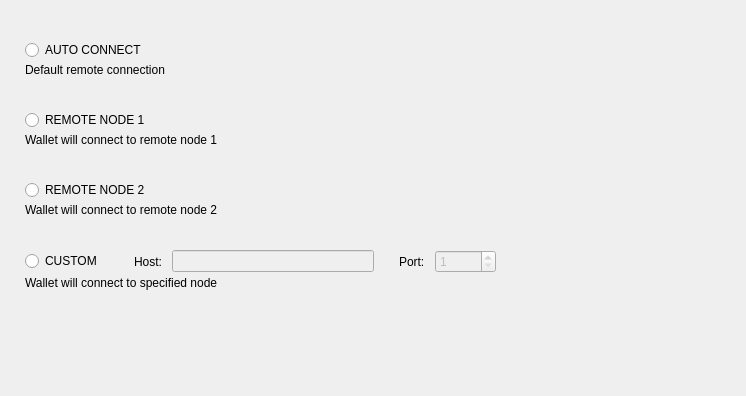
<?xml version="1.0" encoding="UTF-8"?>
<ui version="4.0">
 <class>ConnectionOptionsFrame</class>
 <widget class="QFrame" name="ConnectionOptionsFrame">
  <property name="geometry">
   <rect>
    <x>0</x>
    <y>0</y>
    <width>746</width>
    <height>396</height>
   </rect>
  </property>
  <property name="windowTitle">
   <string>Frame</string>
  </property>
  <property name="frameShape">
   <enum>QFrame::NoFrame</enum>
  </property>
  <property name="frameShadow">
   <enum>QFrame::Raised</enum>
  </property>
  <layout class="QVBoxLayout" name="verticalLayout_5">
   <property name="spacing">
    <number>0</number>
   </property>
   <property name="leftMargin">
    <number>25</number>
   </property>
   <property name="topMargin">
    <number>40</number>
   </property>
   <property name="rightMargin">
    <number>49</number>
   </property>
   <item>
    <widget class="QWidget" name="widget" native="true">
     <property name="sizePolicy">
      <sizepolicy hsizetype="Preferred" vsizetype="Fixed">
       <horstretch>0</horstretch>
       <verstretch>0</verstretch>
      </sizepolicy>
     </property>
     <property name="minimumSize">
      <size>
       <width>0</width>
       <height>70</height>
      </size>
     </property>
     <property name="maximumSize">
      <size>
       <width>16777215</width>
       <height>70</height>
      </size>
     </property>
     <layout class="QVBoxLayout" name="verticalLayout" stretch="0,1">
      <property name="spacing">
       <number>3</number>
      </property>
      <property name="leftMargin">
       <number>0</number>
      </property>
      <property name="topMargin">
       <number>0</number>
      </property>
      <property name="rightMargin">
       <number>0</number>
      </property>
      <property name="bottomMargin">
       <number>0</number>
      </property>
      <item>
       <widget class="QRadioButton" name="m_autoRadio">
        <property name="text">
         <string>AUTO CONNECT</string>
        </property>
        <attribute name="buttonGroup">
         <string notr="true">m_connectionButtonGroup</string>
        </attribute>
       </widget>
      </item>
      <item alignment="Qt::AlignTop">
       <widget class="WalletGui::WalletSmallGrayTextLabel" name="m_autoHelperLabel">
        <property name="text">
         <string>Default remote connection</string>
        </property>
        <property name="alignment">
         <set>Qt::AlignLeading|Qt::AlignLeft|Qt::AlignTop</set>
        </property>
        <property name="wordWrap">
         <bool>true</bool>
        </property>
        <property name="indent">
         <number>0</number>
        </property>
       </widget>
      </item>
     </layout>
    </widget>
   </item>
   <item>
    <widget class="QWidget" name="widget_2" native="true">
     <property name="sizePolicy">
      <sizepolicy hsizetype="Preferred" vsizetype="Fixed">
       <horstretch>0</horstretch>
       <verstretch>0</verstretch>
      </sizepolicy>
     </property>
     <property name="minimumSize">
      <size>
       <width>0</width>
       <height>70</height>
      </size>
     </property>
     <property name="maximumSize">
      <size>
       <width>16777215</width>
       <height>70</height>
      </size>
     </property>
     <layout class="QVBoxLayout" name="verticalLayout_2" stretch="0,1">
      <property name="spacing">
       <number>3</number>
      </property>
      <property name="leftMargin">
       <number>0</number>
      </property>
      <property name="topMargin">
       <number>0</number>
      </property>
      <property name="rightMargin">
       <number>0</number>
      </property>
      <property name="bottomMargin">
       <number>0</number>
      </property>
      <item>
       <widget class="QRadioButton" name="m_embeddedRadio">
        <property name="text">
         <string>REMOTE NODE 1</string>
        </property>
        <attribute name="buttonGroup">
         <string notr="true">m_connectionButtonGroup</string>
        </attribute>
       </widget>
      </item>
      <item alignment="Qt::AlignTop">
       <widget class="WalletGui::WalletSmallGrayTextLabel" name="m_embeddedHelperLabel">
        <property name="text">
         <string>Wallet will connect to remote node 1</string>
        </property>
        <property name="alignment">
         <set>Qt::AlignLeading|Qt::AlignLeft|Qt::AlignTop</set>
        </property>
        <property name="wordWrap">
         <bool>true</bool>
        </property>
        <property name="indent">
         <number>0</number>
        </property>
       </widget>
      </item>
     </layout>
    </widget>
   </item>
   <item>
    <widget class="QWidget" name="widget_3" native="true">
     <property name="sizePolicy">
      <sizepolicy hsizetype="Preferred" vsizetype="Fixed">
       <horstretch>0</horstretch>
       <verstretch>0</verstretch>
      </sizepolicy>
     </property>
     <property name="minimumSize">
      <size>
       <width>0</width>
       <height>70</height>
      </size>
     </property>
     <property name="maximumSize">
      <size>
       <width>16777215</width>
       <height>70</height>
      </size>
     </property>
     <layout class="QVBoxLayout" name="verticalLayout_3" stretch="0,1">
      <property name="spacing">
       <number>3</number>
      </property>
      <property name="leftMargin">
       <number>0</number>
      </property>
      <property name="topMargin">
       <number>0</number>
      </property>
      <property name="rightMargin">
       <number>0</number>
      </property>
      <property name="bottomMargin">
       <number>0</number>
      </property>
      <item>
       <layout class="QHBoxLayout" name="horizontalLayout">
        <property name="spacing">
         <number>10</number>
        </property>
        <item>
         <widget class="QRadioButton" name="m_localRadio">
          <property name="text">
           <string>REMOTE NODE 2</string>
          </property>
          <attribute name="buttonGroup">
           <string notr="true">m_connectionButtonGroup</string>
          </attribute>
         </widget>
        </item>
        <item>
         <spacer name="horizontalSpacer">
          <property name="orientation">
           <enum>Qt::Horizontal</enum>
          </property>
          <property name="sizeType">
           <enum>QSizePolicy::Fixed</enum>
          </property>
          <property name="sizeHint" stdset="0">
           <size>
            <width>37</width>
            <height>20</height>
           </size>
          </property>
         </spacer>
        </item>
        <item>
         <widget class="QLabel" name="label"/>
        </item>
        <item>
         <spacer name="horizontalSpacer_2">
          <property name="orientation">
           <enum>Qt::Horizontal</enum>
          </property>
          <property name="sizeHint" stdset="0">
           <size>
            <width>40</width>
            <height>20</height>
           </size>
          </property>
         </spacer>
        </item>
       </layout>
      </item>
      <item alignment="Qt::AlignTop">
       <widget class="WalletGui::WalletSmallGrayTextLabel" name="m_localHelperLabel">
        <property name="text">
         <string>Wallet will connect to remote node 2</string>
        </property>
        <property name="alignment">
         <set>Qt::AlignLeading|Qt::AlignLeft|Qt::AlignTop</set>
        </property>
        <property name="wordWrap">
         <bool>true</bool>
        </property>
        <property name="indent">
         <number>0</number>
        </property>
       </widget>
      </item>
     </layout>
    </widget>
   </item>
   <item>
    <widget class="QWidget" name="widget_4" native="true">
     <property name="sizePolicy">
      <sizepolicy hsizetype="Preferred" vsizetype="Fixed">
       <horstretch>0</horstretch>
       <verstretch>0</verstretch>
      </sizepolicy>
     </property>
     <property name="minimumSize">
      <size>
       <width>0</width>
       <height>70</height>
      </size>
     </property>
     <property name="maximumSize">
      <size>
       <width>16777215</width>
       <height>70</height>
      </size>
     </property>
     <layout class="QVBoxLayout" name="verticalLayout_4" stretch="0,1">
      <property name="spacing">
       <number>3</number>
      </property>
      <property name="leftMargin">
       <number>0</number>
      </property>
      <property name="topMargin">
       <number>0</number>
      </property>
      <property name="rightMargin">
       <number>0</number>
      </property>
      <property name="bottomMargin">
       <number>0</number>
      </property>
      <item>
       <layout class="QHBoxLayout" name="horizontalLayout_2">
        <property name="spacing">
         <number>10</number>
        </property>
        <item>
         <widget class="QRadioButton" name="m_remoteRadio">
          <property name="text">
           <string>CUSTOM</string>
          </property>
          <attribute name="buttonGroup">
           <string notr="true">m_connectionButtonGroup</string>
          </attribute>
         </widget>
        </item>
        <item>
         <spacer name="horizontalSpacer_3">
          <property name="orientation">
           <enum>Qt::Horizontal</enum>
          </property>
          <property name="sizeType">
           <enum>QSizePolicy::Fixed</enum>
          </property>
          <property name="sizeHint" stdset="0">
           <size>
            <width>22</width>
            <height>20</height>
           </size>
          </property>
         </spacer>
        </item>
        <item>
         <widget class="QLabel" name="label_2">
          <property name="text">
           <string>Host:</string>
          </property>
         </widget>
        </item>
        <item>
         <widget class="QLineEdit" name="m_remoteHostEdit">
          <property name="enabled">
           <bool>false</bool>
          </property>
         </widget>
        </item>
        <item>
         <spacer name="horizontalSpacer_5">
          <property name="orientation">
           <enum>Qt::Horizontal</enum>
          </property>
          <property name="sizeType">
           <enum>QSizePolicy::Fixed</enum>
          </property>
          <property name="sizeHint" stdset="0">
           <size>
            <width>15</width>
            <height>20</height>
           </size>
          </property>
         </spacer>
        </item>
        <item>
         <widget class="QLabel" name="label_3">
          <property name="text">
           <string>Port:</string>
          </property>
         </widget>
        </item>
        <item alignment="Qt::AlignVCenter">
         <widget class="QSpinBox" name="m_remotePortSpin">
          <property name="enabled">
           <bool>false</bool>
          </property>
          <property name="minimum">
           <number>1</number>
          </property>
          <property name="maximum">
           <number>65535</number>
          </property>
          <property name="value">
           <number>1</number>
          </property>
         </widget>
        </item>
        <item>
         <spacer name="horizontalSpacer_4">
          <property name="orientation">
           <enum>Qt::Horizontal</enum>
          </property>
          <property name="sizeHint" stdset="0">
           <size>
            <width>40</width>
            <height>20</height>
           </size>
          </property>
         </spacer>
        </item>
       </layout>
      </item>
      <item alignment="Qt::AlignTop">
       <widget class="WalletGui::WalletSmallGrayTextLabel" name="m_remoteHelperLabel">
        <property name="text">
         <string>Wallet will connect to specified node</string>
        </property>
        <property name="alignment">
         <set>Qt::AlignLeading|Qt::AlignLeft|Qt::AlignTop</set>
        </property>
        <property name="wordWrap">
         <bool>true</bool>
        </property>
        <property name="indent">
         <number>0</number>
        </property>
       </widget>
      </item>
     </layout>
    </widget>
   </item>
   <item>
    <spacer name="verticalSpacer">
     <property name="orientation">
      <enum>Qt::Vertical</enum>
     </property>
     <property name="sizeHint" stdset="0">
      <size>
       <width>665</width>
       <height>61</height>
      </size>
     </property>
    </spacer>
   </item>
  </layout>
 </widget>
 <customwidgets>
  <customwidget>
   <class>WalletGui::WalletSmallGrayTextLabel</class>
   <extends>QLabel</extends>
   <header>Gui/Common/WalletTextLabel.h</header>
  </customwidget>
 </customwidgets>
 <resources/>
 <connections>
  <connection>
   <sender>m_remoteHostEdit</sender>
   <signal>textChanged(QString)</signal>
   <receiver>ConnectionOptionsFrame</receiver>
   <slot>remoteHostNameChanged(QString)</slot>
   <hints>
    <hint type="sourcelabel">
     <x>390</x>
     <y>319</y>
    </hint>
    <hint type="destinationlabel">
     <x>372</x>
     <y>197</y>
    </hint>
   </hints>
  </connection>
  <connection>
   <sender>m_connectionButtonGroup</sender>
   <signal>buttonClicked(int)</signal>
   <receiver>ConnectionOptionsFrame</receiver>
   <slot>connectionButtonClicked(int)</slot>
   <hints>
    <hint type="sourcelabel">
     <x>-1</x>
     <y>-1</y>
    </hint>
    <hint type="destinationlabel">
     <x>372</x>
     <y>197</y>
    </hint>
   </hints>
  </connection>
  <connection>
   <sender>m_remoteRadio</sender>
   <signal>toggled(bool)</signal>
   <receiver>m_remoteHostEdit</receiver>
   <slot>setEnabled(bool)</slot>
   <hints>
    <hint type="sourcelabel">
     <x>88</x>
     <y>264</y>
    </hint>
    <hint type="destinationlabel">
     <x>312</x>
     <y>263</y>
    </hint>
   </hints>
  </connection>
  <connection>
   <sender>m_remoteRadio</sender>
   <signal>toggled(bool)</signal>
   <receiver>m_remotePortSpin</receiver>
   <slot>setEnabled(bool)</slot>
   <hints>
    <hint type="sourcelabel">
     <x>88</x>
     <y>264</y>
    </hint>
    <hint type="destinationlabel">
     <x>498</x>
     <y>263</y>
    </hint>
   </hints>
  </connection>
 </connections>
 <slots>
  <slot>remoteHostNameChanged(QString)</slot>
  <slot>connectionButtonClicked(int)</slot>
 </slots>
 <buttongroups>
  <buttongroup name="m_connectionButtonGroup"/>
 </buttongroups>
</ui>
